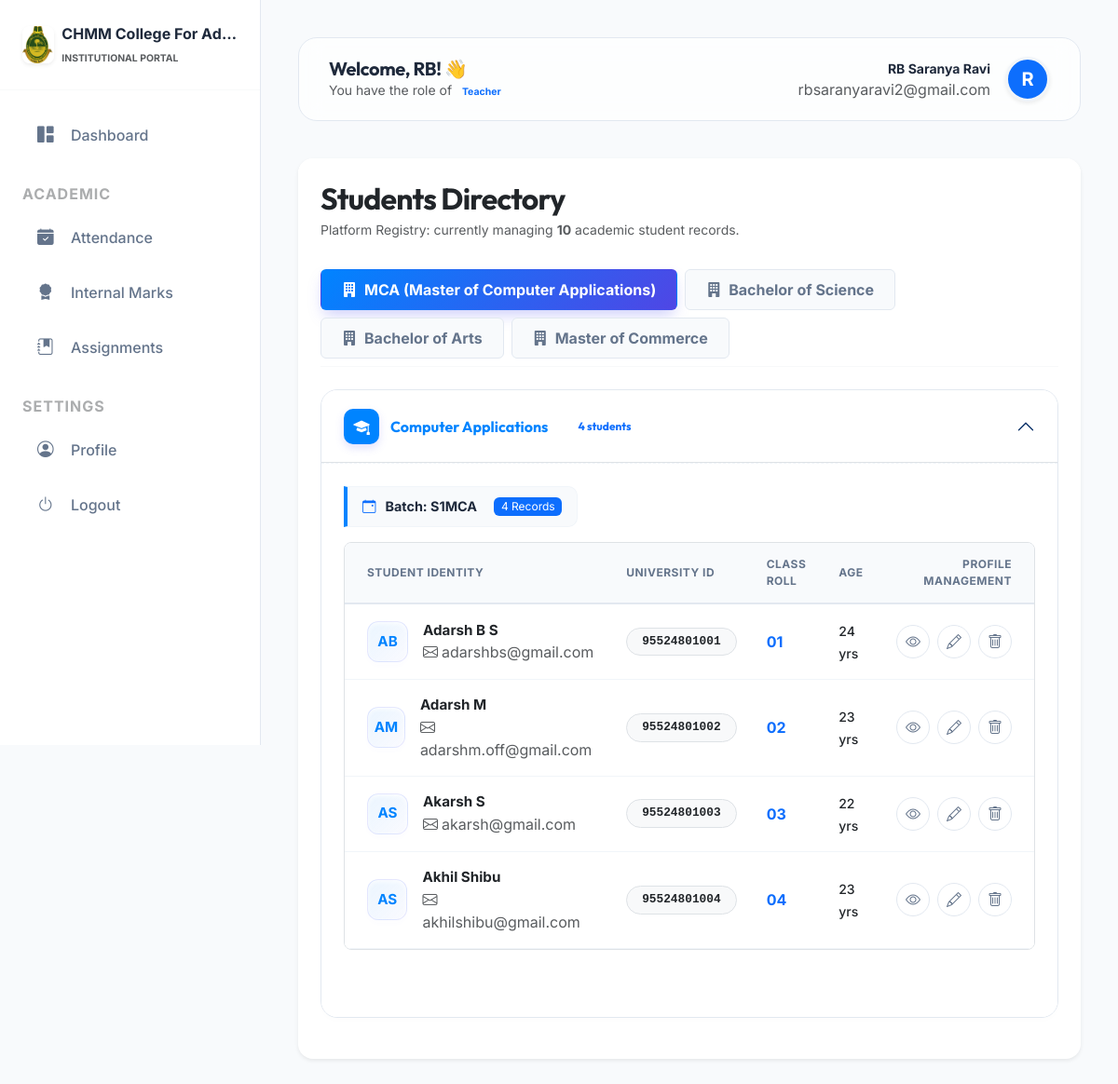
Before: /management/students/ (signed in) with the older database file.
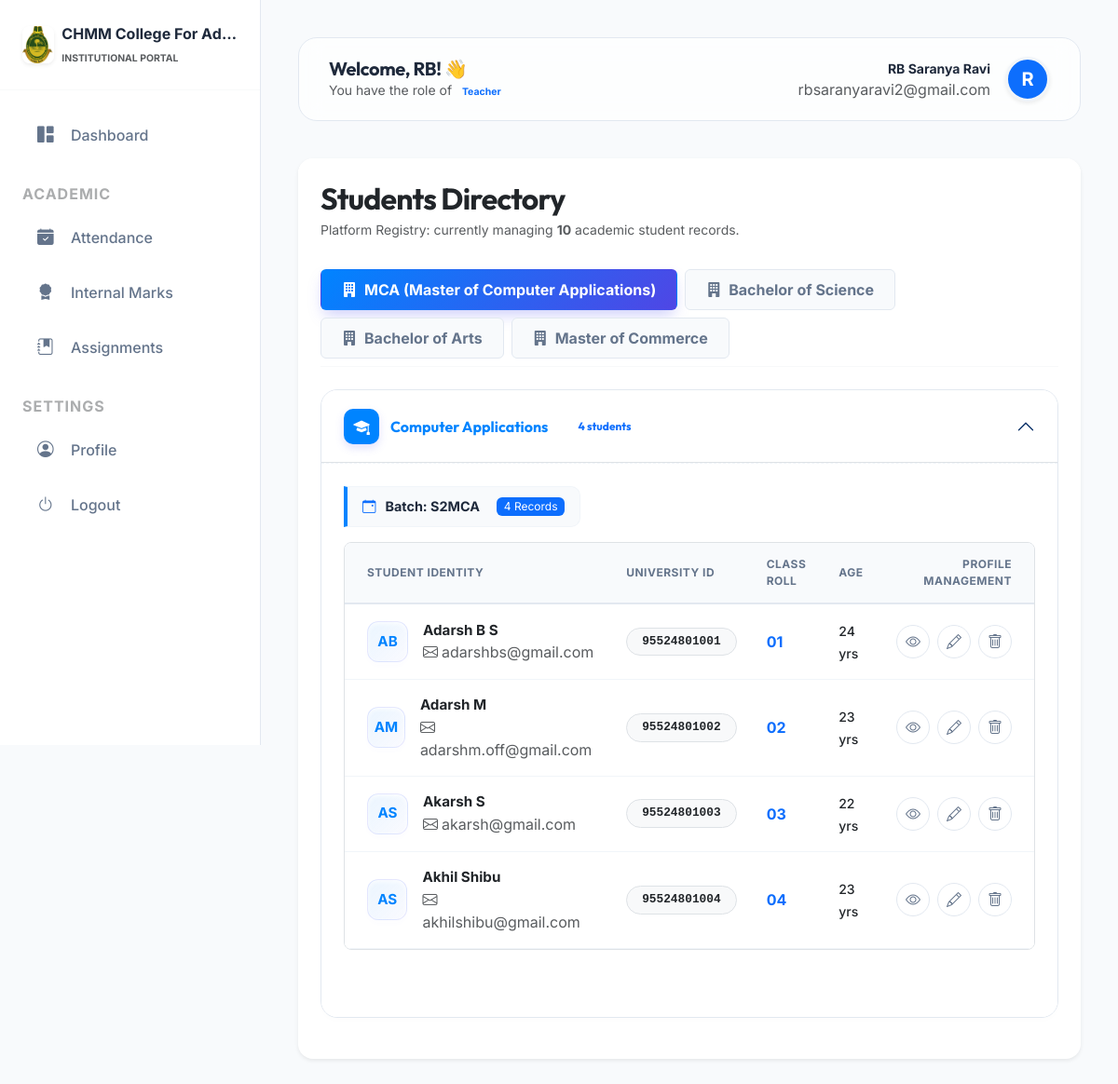
After: the same page with the newer database file.
### management/models.py (models this page shows, shortened)
class TenantModel(models.Model):
    college = models.ForeignKey(College, on_delete=models.CASCADE)
    created_at = models.DateTimeField(auto_now_add=True)
    updated_at = models.DateTimeField(auto_now=True)
    class Meta:
        abstract = True

class StudentProfile(TenantModel):
    user = models.OneToOneField(settings.AUTH_USER_MODEL, on_delete=models.CASCADE, related_name='student_profile')
    profile_photo = models.ImageField(upload_to='students/photos/', null=True, blank=True)
    university_reg_number = models.CharField(max_length=50, blank=True)
    roll_number = models.CharField(max_length=50) # Class Roll Number
    phone_number = models.CharField(max_length=15, blank=True)
    father_name = models.CharField(max_length=100, blank=True)
    mother_name = models.CharField(max_length=100, blank=True)
    address = models.TextField(blank=True)
    date_of_birth = models.DateField(null=True, blank=True)
    ug_marklist = models.FileField(upload_to='students/marks/ug/', null=True, blank=True)
    plus_two_marklist = models.FileField(upload_to='students/marks/plustwo/', null=True, blank=True)
    last_passout_year = models.IntegerField(null=True, blank=True)
    department = models.ForeignKey(Department, on_delete=models.SET_NULL, null=True)
    specialization = models.ForeignKey(Specialization, on_delete=models.SET_NULL, null=True, blank=True)
    academic_class = models.ForeignKey('AcademicClass', on_delete=models.SET_NULL, null=True, blank=True)
    @property
    def age(self):
        if self.date_of_birth:
            from datetime import date
            today = date.today()
            return today.year - self.date_of_birth.year - ((today.month, today.day) < (self.date_of_birth.month, self.date_of_birth.day))
        return None

class AcademicClass(TenantModel):
    department = models.ForeignKey(Department, on_delete=models.CASCADE, related_name='academic_classes')
    name = models.CharField(max_length=100)
    number_of_periods = models.IntegerField(default=6)

### accounts/models.py (models this page shows, shortened)
class CustomUser(AbstractUser):
    ROLES = (
        ('SUPER_ADMIN', 'Super Admin'),
        ('COLLEGE_ADMIN', 'College Admin'),
        ('HOD', 'Head of Department'),
        ('TEACHER', 'Teacher'),
        ('STUDENT', 'Student'),
    )
    username = None
    email = models.EmailField(unique=True)
    role = models.CharField(max_length=20, choices=ROLES, default='STUDENT')
    college = models.ForeignKey(College, on_delete=models.CASCADE, null=True, blank=True, related_name='users')
    objects = CustomUserManager()
    USERNAME_FIELD = 'email'
    REQUIRED_FIELDS = []

### management/views.py (the view)
# urls.py: path('students/', views.student_list, name='student_list'),
@login_required
def student_list(request):
    students = StudentProfile.objects.filter(college=request.college).select_related('user', 'department', 'specialization', 'academic_class')
    if request.user.role == 'HOD':
        dept = request.user.hod_profile.department
        students = students.filter(department=dept)
    grouped_data = {}
    for student in students:
        dept_name = student.department.name if student.department else "Unassigned Department"
        spec_name = student.specialization.name if student.specialization else "Unassigned Program"
        class_name = student.academic_class.name if student.academic_class else "Unassigned Class/Year"
        if dept_name not in grouped_data:
            grouped_data[dept_name] = {}
        if spec_name not in grouped_data[dept_name]:
            grouped_data[dept_name][spec_name] = {
                'students_count': 0,
                'classes': {}
            }
        if class_name not in grouped_data[dept_name][spec_name]['classes']:
            grouped_data[dept_name][spec_name]['classes'][class_name] = []
        grouped_data[dept_name][spec_name]['classes'][class_name].append(student)
        grouped_data[dept_name][spec_name]['students_count'] += 1
    return render(request, 'management/student_list.html', {
        'grouped_data': grouped_data,
        'total_count': students.count(),
        'students': students
    })

### management/templates/management/student_list.html (shortened to what the changed rows need)
{% extends 'base.html' %}
{% block content %}
<div class="card premium-directory-card border-0 overflow-hidden shadow-sm bg-white rounded-4">
    <div class="card-header bg-white border-0 p-4 pb-2">
        <div class="d-flex flex-column flex-md-row justify-content-between align-items-md-center gap-3">
            <div>
                <h2 class="fw-bold mb-1 text-dark" style="letter-spacing: -0.8px;">Students Directory</h2>
            </div>
        </div>
    </div>
    <div class="card-body p-4 pt-4">
        {% if grouped_data %}
            <div class="tab-content" id="directoryModeContent">
                <div class="tab-pane fade show active" id="grouped-view" role="tabpanel">
                    <div class="tab-content" id="deptTabsContent">
                        {% for dept_name, programs in grouped_data.items %}
                        {% with parent_loop=forloop %}
                        <div class="tab-pane fade {% if forloop.first %}show active{% endif %}" id="panel-{{ forloop.counter }}" role="tabpanel">
                            <div class="accordion" id="accordionProg-{{ parent_loop.counter }}">
                                {% for program_name, prog_data in programs.items %}
                                <div class="accordion-item program-accordion-item">
                                    <h2 class="accordion-header">
                                        <button class="accordion-button program-accordion-btn {% if not forloop.first %}collapsed{% endif %} fw-bold text-dark" type="button" data-bs-toggle="collapse" data-bs-target="#collapseProg-{{ parent_loop.counter }}-{{ forloop.counter }}">
                                            <span class="program-icon-badge"><i class="bi bi-mortarboard-fill"></i></span>
                                            <span class="fs-6">{{ program_name }}</span>
                                            <span class="badge bg-primary-soft text-primary ms-3 px-3 py-1.5 rounded-pill" style="font-size: 0.75rem;">
                                                {{ prog_data.students_count }} student{{ prog_data.students_count|pluralize }}
                                            </span>
                                        </button>
                                    </h2>
                                    <div id="collapseProg-{{ parent_loop.counter }}-{{ forloop.counter }}" class="accordion-collapse collapse {% if forloop.first %}show{% endif %}" data-bs-parent="#accordionProg-{{ parent_loop.counter }}">
                                        <div class="accordion-body bg-white p-4">
                                            {% for class_name, student_list in prog_data.classes.items %}
                                            <div class="mb-5 {% if forloop.last %}mb-0{% endif %}">
                                                <div class="mb-3">
                                                    <span class="batch-section-header">
                                                        <i class="bi bi-calendar-event text-primary"></i>
                                                        Batch: {{ class_name }}
                                                        <span class="badge bg-primary text-white ms-2 fw-normal small-text" style="font-size: 0.75rem;">{{ student_list|length }} Record{{ student_list|length|pluralize }}</span>
                                                    </span>
                                                </div>
                                                <div class="table-responsive border rounded-3 overflow-hidden shadow-xs">
                                                    <table class="student-table table-hover align-middle mb-0">
                                                        <thead>
                                                            <tr>
                                                                <th class="ps-4">Student Identity</th>
                                                                <th>University ID</th>
                                                                <th>Class Roll</th>
                                                                <th>Age</th>
                                                                <th class="pe-4 text-end">Profile Management</th>
                                                            </tr>
                                                        </thead>
                                                        <tbody>
                                                            {% for student in student_list %}
                                                            <tr>
                                                                <td class="ps-4">
                                                                    <div class="d-flex align-items-center">
                                                                        <div class="avatar-badge-premium me-3">
                                                                            {{ student.user.first_name|first }}{{ student.user.last_name|first }}
                                                                        </div>
                                                                        <div>
                                                                            <div class="fw-bold text-dark" style="font-size: 0.95rem;">{{ student.user.get_full_name }}</div>
                                                                            <div class="x-small text-muted"><i class="bi bi-envelope me-1"></i>{{ student.user.email }}</div>
                                                                        </div>
                                                                    </div>
                                                                </td>
                                                                <td>
                                                                    <span class="badge bg-light text-dark border px-3 py-2 rounded-pill font-monospace" style="font-size: 0.8rem;">
                                                                        {{ student.university_reg_number|default:"N/A" }}
                                                                    </span>
                                                                </td>
                                                                <td><span class="fw-bold text-primary">{{ student.roll_number }}</span></td>
                                                                <td><span class="small text-dark fw-medium">{{ student.age|default:"--" }} yrs</span></td>
                                                                <td class="pe-4 text-end">
                                                                    <div class="d-inline-flex gap-2">
                                                                        <a href="{% url 'student_detail' student.id %}" class="action-btn-circle view" title="View Profile"><i class="bi bi-eye"></i></a>
                                                                        <a href="{% url 'edit_student' student.id %}" class="action-btn-circle edit" title="Edit Record"><i class="bi bi-pencil"></i></a>
                                                                        <a href="{% url 'delete_student' student.id %}" class="action-btn-circle delete" title="Delete Record" onclick="return confirm('Are you sure you want to delete this student record?')"><i class="bi bi-trash"></i></a>
                                                                    </div>
                                                                </td>
                                                            </tr>
                                                            {% endfor %}
                                                        </tbody>
                                                    </table>
                                                </div>
                                            </div>
                                            {% endfor %}
                                        </div>
                                    </div>
                                </div>
                                {% endfor %}
                            </div>
                        </div>
                        {% endwith %}
                        {% endfor %}
                    </div>
                </div>
            </div>
        {% endif %}
    </div>
</div>
{% endblock %}

Changed rows visible on the page:
changed StudentProfile "adarshbs@gmail.com": name "S1MCA" → "S2MCA"
